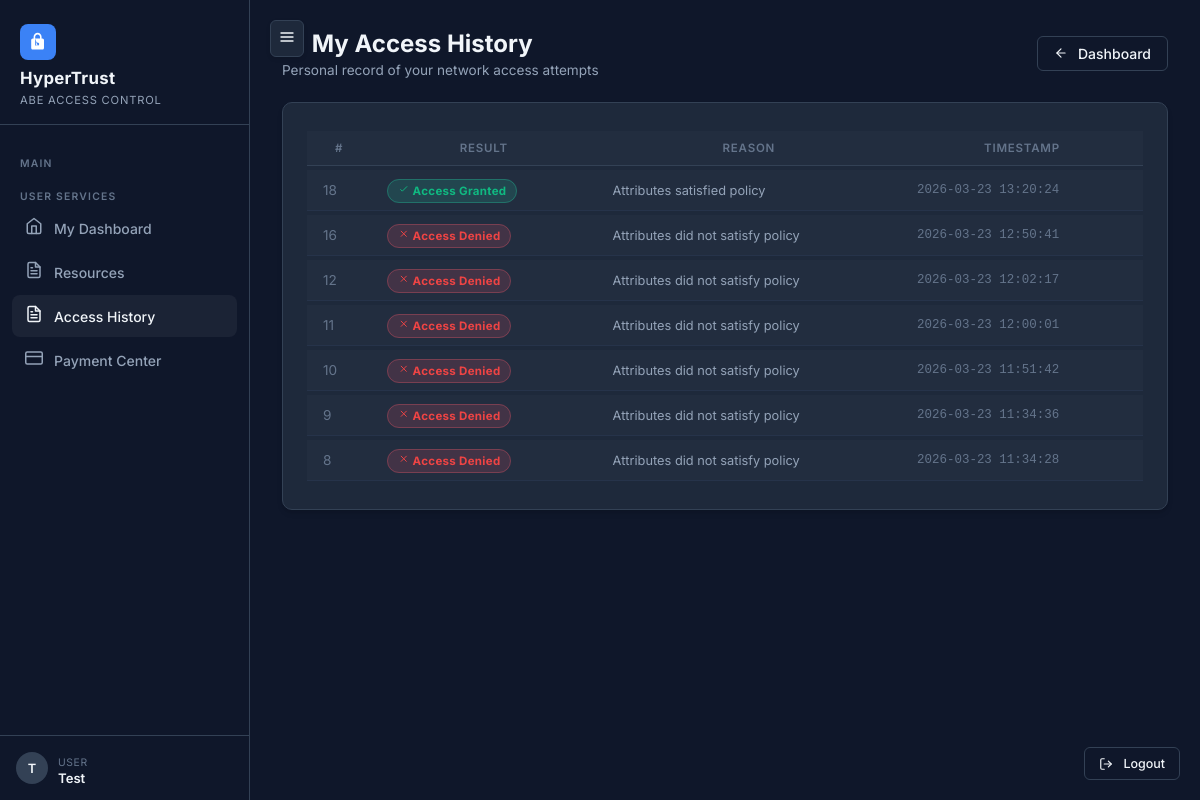
The app's page /user/logs (signed in), older data.
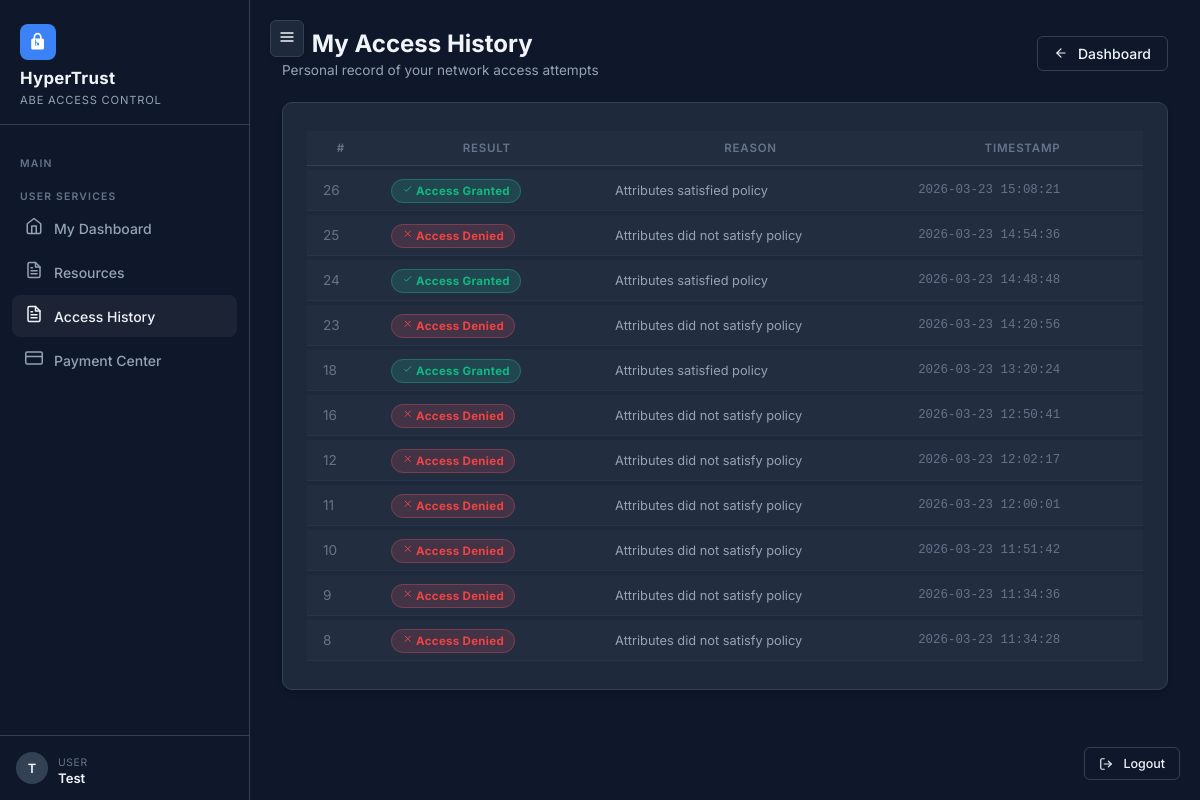
The same page, newer data.
### tables this page shows
CREATE TABLE access_logs (
    id           INTEGER PRIMARY KEY AUTOINCREMENT,
    user_id      INTEGER NOT NULL REFERENCES users(id),
    token_id     INTEGER REFERENCES access_tokens(id),
    attempt_time DATETIME DEFAULT CURRENT_TIMESTAMP,
    success      INTEGER NOT NULL DEFAULT 0,
    reason       TEXT    NOT NULL DEFAULT ''
);

### routes/user.py (the view)
@user_bp.route("/logs")
@login_required
def logs():
    db   = get_db()
    logs = get_user_logs(db, session["user_id"])
    return render_template("user/logs.html", logs=logs)

### db.py (called while the page is built)
def get_db():
    if "db" not in g:
        g.db = sqlite3.connect(
            current_app.config["DB_PATH"],
            detect_types=sqlite3.PARSE_DECLTYPES
        )
        g.db.row_factory = sqlite3.Row
        g.db.execute("PRAGMA foreign_keys = ON")
    return g.db

def get_user_logs(db, user_id: int):
    return db.execute(
        """SELECT l.*, u.username
           FROM access_logs l
           JOIN users u ON l.user_id = u.id
           WHERE l.user_id = ?
           ORDER BY l.attempt_time DESC
           LIMIT 100""",
        (user_id,)
    ).fetchall()

### routes/user.py (called while the page is built)
def login_required(f):
    @wraps(f)
    def decorated(*args, **kwargs):
        if "user_id" not in session:
            flash("Please log in to continue.", "warning")
            return redirect(url_for("auth.login"))
        return f(*args, **kwargs)
    return decorated

### templates/user/logs.html (shortened to what this page needs)
{% extends "base.html" %}
{% block content %}
<div class="page-header d-flex justify-between align-items-center">
    <div>
        <h2> My Access History</h2>
        <p>Personal record of your network access attempts</p>
    </div>
    <a href="{{ url_for('user.dashboard') }}" class="btn-outline-ht">
        <svg viewBox="0 0 24 24" width="14" height="14" fill="none" stroke="currentColor" stroke-width="2"
            stroke-linecap="round" stroke-linejoin="round" style="margin-right:4px;">
            <line x1="19" y1="12" x2="5" y2="12"></line>
            <polyline points="12 19 5 12 12 5"></polyline>
        </svg>
        Dashboard
    </a>
</div>
<div class="glass-card p-6">
    {% if logs %}
    <div style="overflow-x:auto;">
        <table class="ht-table">
            <thead>
                <tr>
                    <th>#</th>
                    <th>Result</th>
                    <th>Reason</th>
                    <th>Timestamp</th>
                </tr>
            </thead>
            <tbody>
                {% for log in logs %}
                <tr>
                    <td class="text-muted-ht">{{ log.id }}</td>
                    <td>
                        {% if log.success %}
                        <span class="badge-granted"><svg viewBox="0 0 24 24" width="1em" height="1em"
                                stroke="currentColor" fill="none" stroke-width="2">
                                <path d="M5 13l4 4L19 7" />
                            </svg> Access Granted</span>
                        {% else %}
                        <span class="badge-denied"><svg viewBox="0 0 24 24" width="1em" height="1em"
                                stroke="currentColor" fill="none" stroke-width="2">
                                <path d="M18 6L6 18M6 6l12 12" />
                            </svg> Access Denied</span>
                        {% endif %}
                    </td>
                    <td style="font-size:0.8rem;color:var(--text-secondary);">{{ log.reason or '—' }}</td>
                    <td class="mono text-muted-ht" style="font-size:0.78rem;">{{ log.attempt_time }}</td>
                </tr>
                {% endfor %}
            </tbody>
        </table>
    </div>
    {% endif %}
</div>
{% endblock %}

### templates/base.html (shortened to what this page needs)
<!DOCTYPE html>
<html lang="en">
<head>
  <link rel="stylesheet" href="{{ url_for('static', filename='css/style.css') }}">
</head>
<body>
  {% if session.get('user_id') %}
  <aside class="sidebar">
    <div class="sidebar-logo">
      <div class="logo-icon"><svg viewBox="0 0 24 24" width="1em" height="1em" fill="currentColor">
          <path
            d="M18 8h-1V6c0-2.76-2.24-5-5-5S7 3.24 7 6v2H6c-1.1 0-2 .9-2 2v10c0 1.1.9 2 2 2h12c1.1 0 2-.9 2-2V10c0-1.1-.9-2-2-2zm-6 9c-1.1 0-2-.9-2-2s.9-2 2-2 2 .9 2 2-.9 2-2 2H9V6c0-1.66 1.34-3 3-3s3 1.34 3 3v2H9z" />
        </svg></div>
      <h1>HyperTrust</h1>
      <small>ABE Access Control</small>
    </div>
    <nav class="sidebar-nav">
      <div class="nav-section-label">Main</div>
      <div class="nav-section-label">User Services</div>
      <a href="{{ url_for('user.dashboard') }}" id="nav-user-home">
        <span class="nav-icon"><svg viewBox="0 0 24 24" width="18" height="18" fill="none" stroke="currentColor"
            stroke-width="2" stroke-linecap="round" stroke-linejoin="round">
            <path d="M3 9l9-7 9 7v11a2 2 0 0 1-2 2H5a2 2 0 0 1-2-2z"></path>
            <polyline points="9 22 9 12 15 12 15 22"></polyline>
          </svg></span><span>My Dashboard</span>
      </a>
      <a href="{{ url_for('user.resources') }}" id="nav-user-resources">
        <span class="nav-icon"></span><span>Resources</span>
      </a>
      <a href="{{ url_for('user.logs') }}" id="nav-user-logs">
        <span class="nav-icon"></span><span>Access History</span>
      </a>
      <a href="{{ url_for('user.payment') }}" id="nav-user-payment">
        <span class="nav-icon"><svg viewBox="0 0 24 24" width="18" height="18" fill="none" stroke="currentColor"
            stroke-width="2" stroke-linecap="round" stroke-linejoin="round">
            <rect x="1" y="4" width="22" height="16" rx="2" ry="2"></rect>
            <line x1="1" y1="10" x2="23" y2="10"></line>
          </svg></span><span>Payment Center</span>
      </a>
    </nav>
    <div class="sidebar-user">
      <div class="user-avatar">
        {{ session.get('name', 'U')[0].upper() }}
      </div>
      <div class="user-info">
        <small>{% if session.get('is_admin') %}Administrator{% else %}User{% endif %}</small>
        <span>{{ session.get('name', session.get('username', '')) }}</span>
      </div>
    </div>
  </aside>
  {% endif %}
  <main class="{% if session.get('user_id') %}main-content{% endif %}">
    {% if session.get('user_id') %}
    <div class="sidebar-toggle">
      <button id="sidebarToggle" title="Toggle Sidebar">
        <svg viewBox="0 0 24 24" width="16" height="16" fill="none" stroke="currentColor" stroke-width="2" stroke-linecap="round" stroke-linejoin="round">
          <line x1="3" y1="12" x2="21" y2="12"></line>
          <line x1="3" y1="6" x2="21" y2="6"></line>
          <line x1="3" y1="18" x2="21" y2="18"></line>
        </svg>
      </button>
    </div>
    {% endif %}
    {% block content %}{% endblock %}
  </main>
  {% if session.get('user_id') %}
  <div style="position:fixed;bottom:20px;right:20px;z-index:999">
    <a href="{{ url_for('auth.logout') }}" class="btn-outline-ht" style="padding:8px 14px;font-size:0.78rem;">
       <span>Logout</span>
    </a>
  </div>
  {% endif %}
</body>
</html>

Row changes from the older to the newer data that the page shows:
added access_logs: id "26", success 1 (drawn), reason "Attributes satisfied policy", attempt_time "2026-03-23 15:08:21"
added access_logs: id "25", success 0 (drawn), reason "Attributes did not satisfy policy", attempt_time "2026-03-23 14:54:36"
added access_logs: id "24", success 1 (drawn), reason "Attributes satisfied policy", attempt_time "2026-03-23 14:48:48"
added access_logs: id "23", success 0 (drawn), reason "Attributes did not satisfy policy", attempt_time "2026-03-23 14:20:56"
